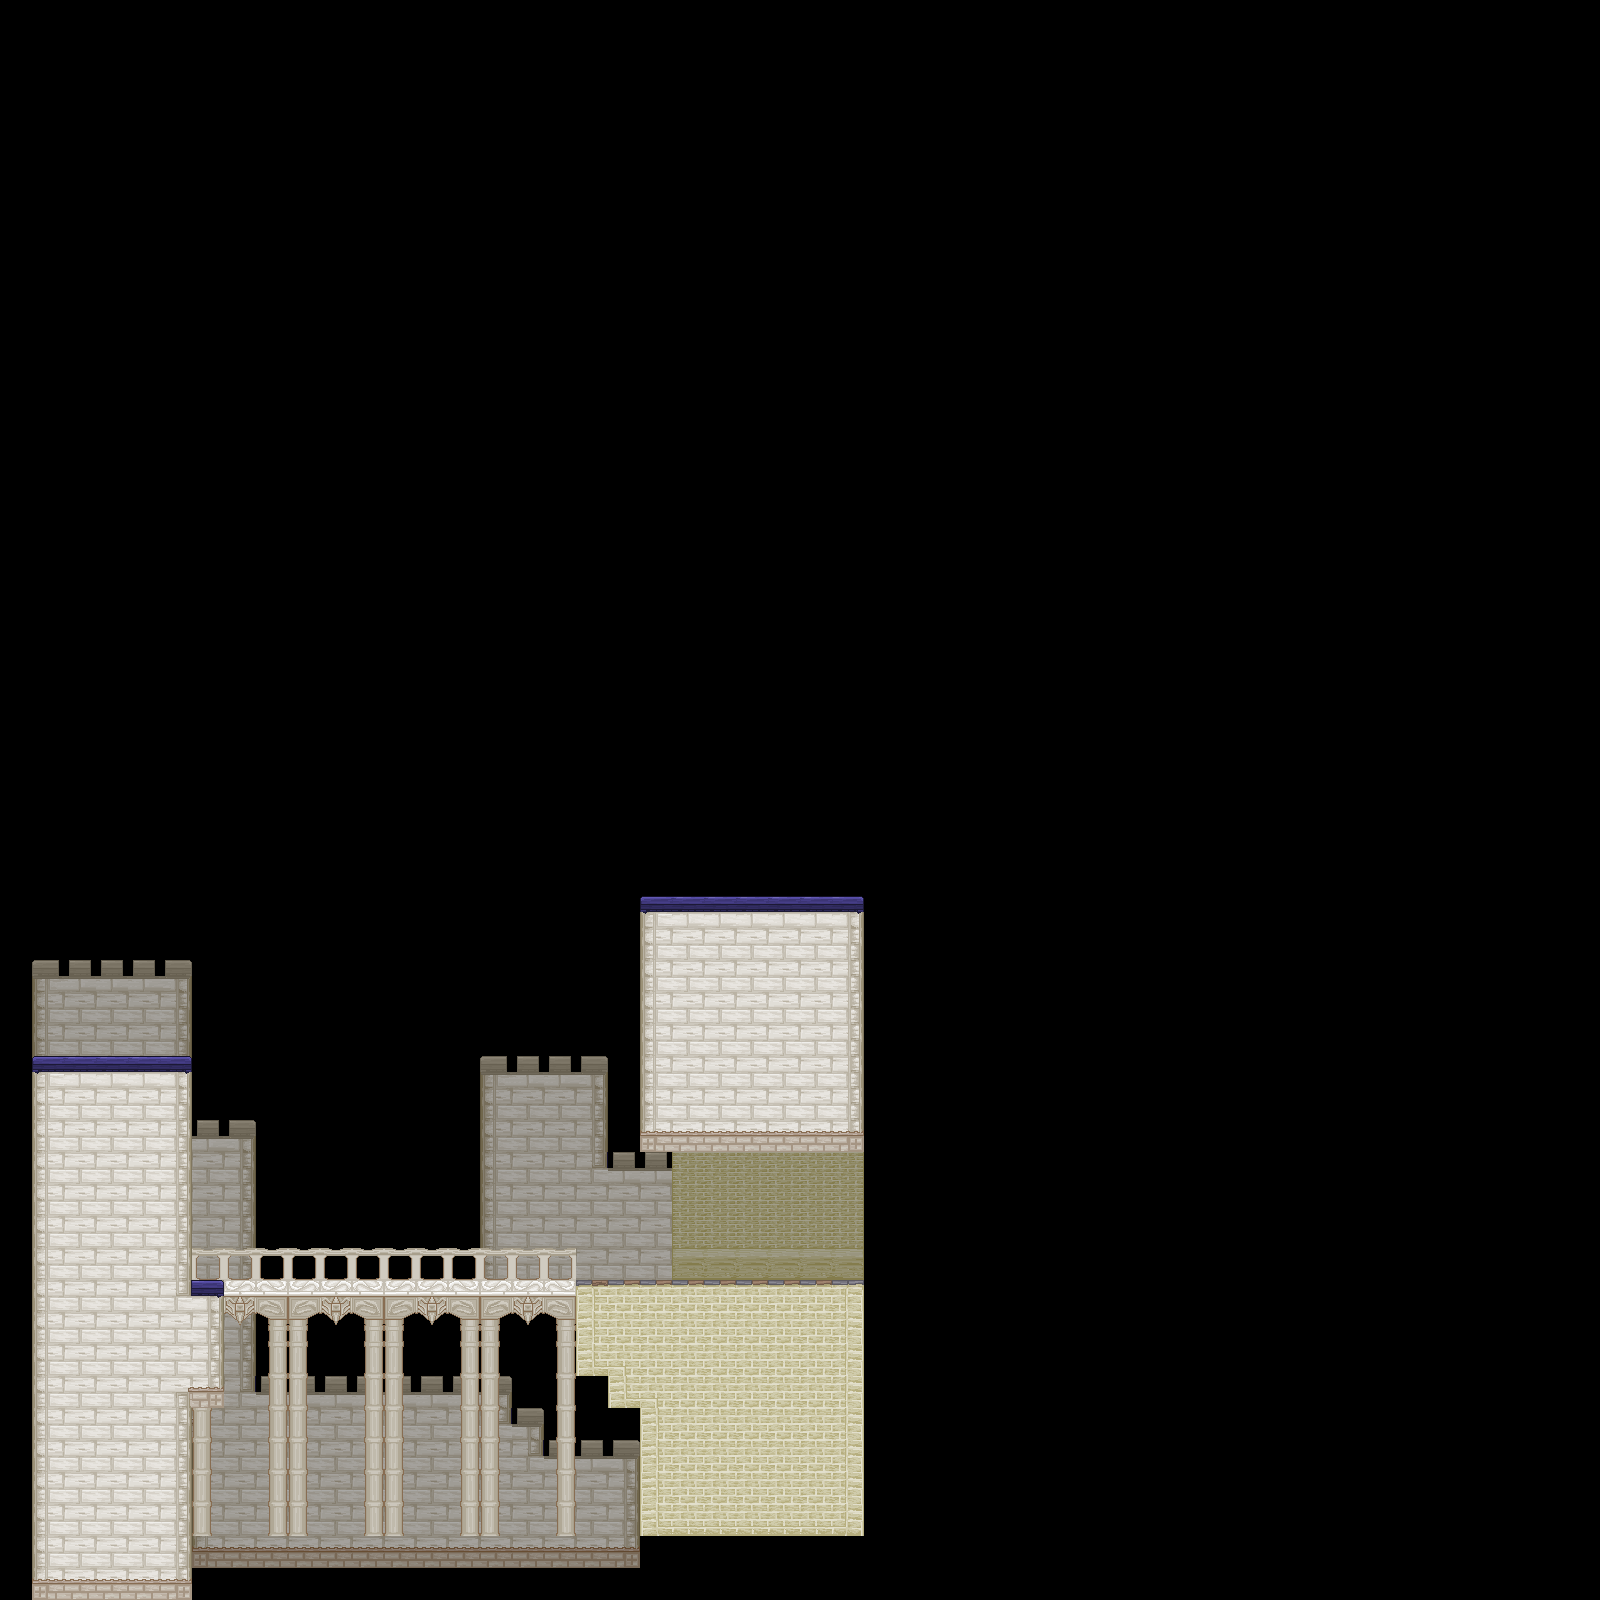

Rendered tile map (Tiled .tmx) drawn with the repository's tilesets; below, a short description and the map source with its tile grids summarised:
An orthogonal 50x50 tile map with 32x32 px tiles, 5 tile layers (Background1, Background2, Background3, Foreground1, ...), 2 tilesets.

<map version="1.0" tiledversion="1.0.1" orientation="orthogonal" renderorder="right-down" width="50" height="50" tilewidth="32" tileheight="32" nextobjectid="1">
 <properties>
  <property name="unity:scale" value="0.0625" />
 </properties>
 <tileset firstgid="1" name="test" tilewidth="32" tileheight="32" tilecount="110" columns="10">
  <image source="../Tiles/tiles/test.png" trans="ffffff" width="320" height="352" />
  <terraintypes>
   <terrain name="ground" tile="-1" />
   <terrain name="block" tile="-1" />
  </terraintypes>
  <tile id="0" terrain=",,,0" />
  <tile id="1" terrain=",,0,0" />
  <tile id="2" terrain=",,0," />
  <tile id="3" terrain=",,,1" />
  <tile id="4" terrain=",,1,1" />
  <tile id="5" terrain=",,1," />
  <tile id="10" terrain=",0,,0" />
  <tile id="11" terrain="0,0,0,0" />
  <tile id="12" terrain="0,,0," />
  <tile id="13" terrain=",1,,1" />
  <tile id="14" terrain="1,1,1,1" />
  <tile id="15" terrain="1,,1," />
  <tile id="20" terrain=",0,," />
  <tile id="21" terrain="0,0,," />
  <tile id="22" terrain="0,,," />
  <tile id="23" terrain=",1,," />
  <tile id="24" terrain="1,1,," />
  <tile id="25" terrain="1,,," />
  <tile id="30" terrain="0,0,0," />
  <tile id="31" terrain="0,0,,0" />
  <tile id="33" terrain="1,1,1," />
  <tile id="34" terrain="1,1,,1" />
  <tile id="40" terrain="0,,0,0" />
  <tile id="41" terrain=",0,0,0" />
  <tile id="43" terrain="1,,1,1" />
  <tile id="44" terrain=",1,1,1" />
 </tileset>
 <tileset firstgid="111" source="con_outside.tsx" />
 <layer name="Background1" width="50" height="50">
  <properties>
   <property name="unity:sortingOrder" type="int" value="-3" />
  </properties>
  <data>[2500 cells, 176 non-empty, 12 distinct tile ids]</data>
 </layer>
 <layer name="Background2" width="50" height="50">
  <properties>
   <property name="unity:sortingOrder" type="int" value="-2" />
  </properties>
  <data>[2500 cells, 0 non-empty, 0 distinct tile ids]</data>
 </layer>
 <layer name="Background3" width="50" height="50">
  <properties>
   <property name="unity:sortingOrder" type="int" value="-1" />
  </properties>
  <data>[2500 cells, 30 non-empty, 9 distinct tile ids]</data>
 </layer>
 <objectgroup name="walls">
  <properties>
   <property name="unity:layer" value="Obstacle" />
  </properties>
 </objectgroup>
 <layer name="Foreground1" width="50" height="50">
  <properties>
   <property name="unity:sortingOrder" type="int" value="1" />
  </properties>
  <data>[2500 cells, 220 non-empty, 29 distinct tile ids]</data>
 </layer>
 <layer name="Foreground2" width="50" height="50">
  <properties>
   <property name="unity:sortingOrder" type="int" value="2" />
  </properties>
  <data>[2500 cells, 68 non-empty, 10 distinct tile ids]</data>
 </layer>
</map>
